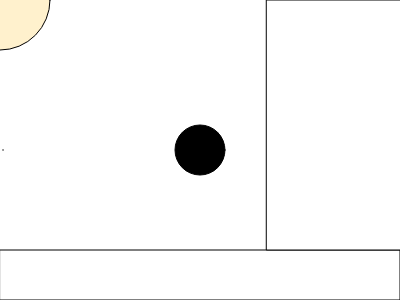
Frame 1 (no input)
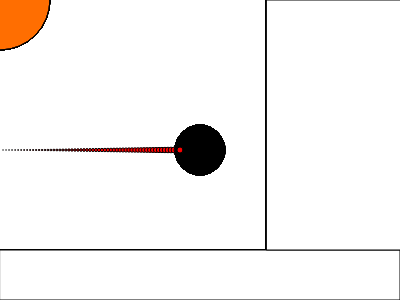
Frame 60 (no input)
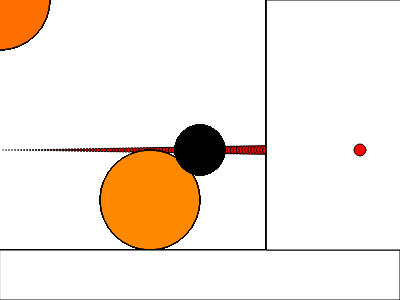
Frame 120 (the mouse pressed at the canvas centre since frame 60)

The p5.js sketch that drew these frames (run headless with seeded random() and noise() and a simulated clock; from frame 60 on, the mouse is pressed at the canvas centre):

// p5.js sketch
// ── sketch.js
// Processing Variables
// mouseX -> Number: value of current mouse X position
// mouseY -> Number: value of current mouse Y position

// width  -> Number: width of the canvas Element
// height -> Number: height of the canvas Element

// frameCount -> Number: counter of repetitions of the function draw();


function setup() {
  createCanvas(400, 300);
  angleMode(DEGREES);
  
  // sets the frameRate (default frameRate = 60fps)
  // frameRate(1);
  
  
}

function draw() {
  //background(220);
  
  fill(255, random(0, 255), 0, 50);
  
  // random( max ); --> 0 - max
  // random(min , max ) --> min - max
  
  ellipse(mouseY, mouseX, 100, 100);
  
  fill(0);
  ellipse(width/2, height/2, 50, 50);
  
  fill(255);
  rect(0, height - 50, width, 50);
  
  rect(2*width/3, 0, width/2, height- 50);
  
  fill(255, 0, 0);
  // ellipse(x, y, radius);
  ellipse((frameCount*3) % width, height/2, frameCount/10.0);
  // Calculation Operators + - * / %(Modulo)
  // you can use brackets to set the order of calculations
  
}
